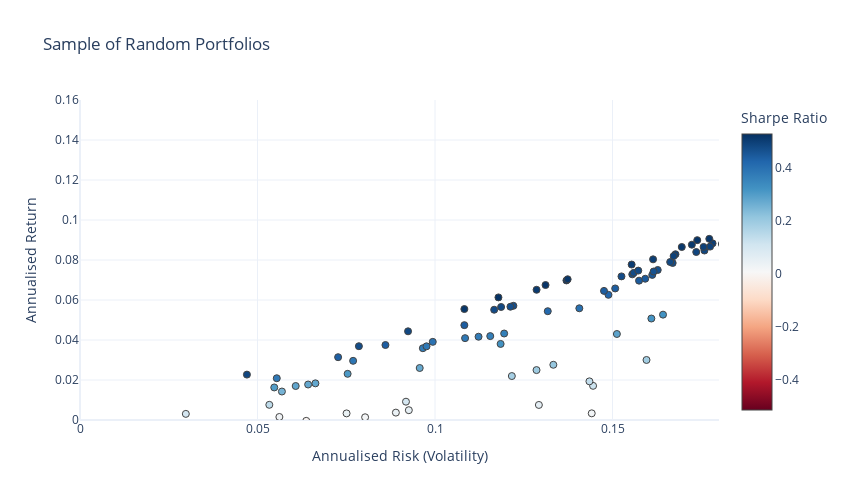

The notebook cell this image was saved under:
### Code cell
#-- Plot the risk vs. return of randomly generated portfolios
#-- Convert the list from before into an array for easy plotting
mean_variance_pairs = np.array(mean_variance_pairs)

risk_free_rate=0 #-- Include risk free rate here

fig = go.Figure()
fig.add_trace(go.Scatter(x=mean_variance_pairs[:,1]**0.5, y=mean_variance_pairs[:,0], 
                      marker=dict(color=(mean_variance_pairs[:,0]-risk_free_rate)/(mean_variance_pairs[:,1]**0.5), 
                                  showscale=True, 
                                  size=7,
                                  line=dict(width=1),
                                  colorscale="RdBu",
                                  colorbar=dict(title="Sharpe Ratio")
                                 ), 
                      mode='markers',
                      text=[str(np.array(tickers_list[i])) + "" + str(np.array(weights_list[i]).round(2)) for i in range(len(tickers_list))]))
fig.update_layout(template='plotly_white',
                  xaxis=dict(title='Annualised Risk (Volatility)'),
                  yaxis=dict(title='Annualised Return'),
                  title='Sample of Random Portfolios',
                  width=850,
                  height=500)
fig.update_xaxes(range=[0., 0.18])
fig.update_yaxes(range=[0,0.16])
fig.update_layout(coloraxis_colorbar=dict(title="Sharpe Ratio"))

### Figure 1 — Plotly figure (JSON) as saved in the notebook; plotly's stock layout.template omitted (floating-point values rounded to 4 significant figures; data arrays with more than 128 entries replaced by an {"elided": "..."} marker saying what was removed)
{"data": [{"marker": {"color": {"elided": "142 float values"}, "colorbar": {"title": {"text": "Sharpe Ratio"}}, "colorscale": [[0, "rgb(103,0,31)"], [0.1, "rgb(178,24,43)"], [0.2, "rgb(214,96,77)"], [0.3, "rgb(244,165,130)"], [0.4, "rgb(253,219,199)"], [0.5, "rgb(247,247,247)"], [0.6, "rgb(209,229,240)"], [0.7, "rgb(146,197,222)"], [0.8, "rgb(67,147,195)"], [0.9, "rgb(33,102,172)"], [1, "rgb(5,48,97)"]], "line": {"width": 1}, "showscale": true, "size": 7}, "mode": "markers", "text": {"elided": "142 str values"}, "type": "scatter", "x": {"elided": "142 float values"}, "y": {"elided": "142 float values"}}], "layout": {"coloraxis": {"colorbar": {"title": {"text": "Sharpe Ratio"}}}, "height": 500, "title": {"text": "Sample of Random Portfolios"}, "width": 850, "xaxis": {"range": [0, 0.18], "title": {"text": "Annualised Risk (Volatility)"}}, "yaxis": {"range": [0, 0.16], "title": {"text": "Annualised Return"}}}}
